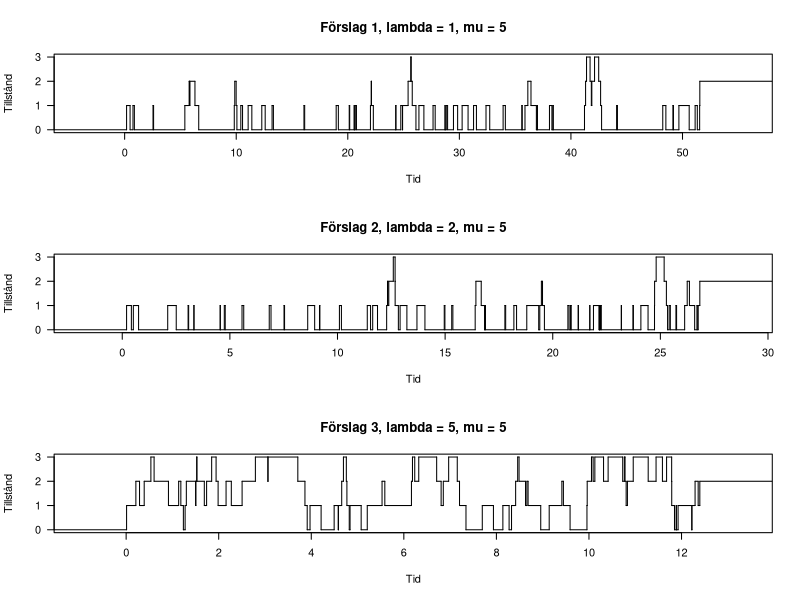

This chart was generated by the following R code:
## ---- chunk 1
# Denna funktion utgör ett skal för en födelse-dödsprocess med intensiteter
# lambda och mu.
# Funktionen returnerar en lista med tider för tillståndsbyten och tillstånd.
bd_process <- function(lambda, mu, initial_state = 0, steps = 100) {
    time_now <- 0
    state_now <- initial_state
    # Dessa vektorer ska byggas på i loopen nedan
    time <- 0
    state <- initial_state
    for (i in 1:steps) {

        # Om tillståndet är 3 så är lambda 0, intensiteten för födelse
        # om redan i 3, kan ej födelse ske
        if (state_now == 3) {
            lambda_now <- 0
        } else {
            lambda_now <- lambda
        }



        # Om tillståndet är 0 så är mu 0, intensiteten för dödsfall
        # om redan i 0, kan ej dödsfall ske
        if (state_now == 0) {
            mu_now <- 0
        } else {
            mu_now <- mu
        }



        time_to_transition <- rexp(1, lambda_now + mu_now) # ty tiden till nästa tillståndsbyte är exponentialfördelad med parametern lambda_now + mu_now



        # i en födelsedods-process har vi ett tal mellan 0-1 som vi generare slumpmässigt, se runif(1)
        # om det talet är mindre än lambda_now / (lambda_now + mu_now) så sker en födelse, annars en dödsfall enligt definitionen av födelsedödsprocessen
        if (runif(1) < lambda_now / (lambda_now + mu_now)) {
            state_now <- state_now + 1
        } else {
            state_now <- state_now - 1
        }


        time_now <- time_now + time_to_transition # time nu är tiden från starten
        time <- c(time, time_now) # time är en vektor som innehåller alla tider från starten
        state <- c(state, state_now) # state är en vektor som innehåller alla tillstånd från starten
    }
    # Returnera en lista med de två vektorerna tid och state
    list(time = time, state = state)
}
## ---- chunk 2
# Sätt slumptalsfröet för reproducerbarhet
set.seed(040911)



forslag1 <- bd_process(lambda = 1, mu = 5)
time1 <- forslag1$time
state1 <- forslag1$state

forslag2 <- bd_process(lambda = 2, mu = 5)
time2 <- forslag2$time
state2 <- forslag2$state


forslag3 <- bd_process(lambda = 5, mu = 5)
time3 <- forslag3$time
state3 <- forslag3$state


# Kombinera alla tre förslagen i en plot med tre subplots och reserverar en hel sida för dessa plottar när man knittar
# las = 2 betyder att y-axelns etiketter är horisontella
par(mfrow = c(3, 1))

plot(stepfun(time1[-1], state1), do.points = FALSE,
     xlab = "Tid", ylab = "Tillstånd", 
     main = "Förslag 1, lambda = 1, mu = 5",
     yaxt = "n")
axis(2, at = c(0, 1, 2, 3), las = 2)

plot(stepfun(time2[-1], state2), do.points = FALSE,
     xlab = "Tid", ylab = "Tillstånd", 
     main = "Förslag 2, lambda = 2, mu = 5",
     yaxt = "n")
axis(2, at = c(0, 1, 2, 3), las = 2)

plot(stepfun(time3[-1], state3), do.points = FALSE,
     xlab = "Tid", ylab = "Tillstånd", 
     main = "Förslag 3, lambda = 5, mu = 5",
     yaxt = "n")
axis(2, at = c(0, 1, 2, 3), las = 2)

## ---- chunk 3
# steps representerar antalet tillståndsbyten
forslag1_500 <- bd_process(lambda = 1, mu = 5, steps = 500)
forslag2_500 <- bd_process(lambda = 2, mu = 5, steps = 500)
forslag3_500 <- bd_process(lambda = 5, mu = 5, steps = 500)

# hämtar det sista elementet i tid-vektorn för intresserade av det totala tiden
# tail(time,1) där 1 är antalet element från slutet som ska hämtas
tid1 <- round(tail(forslag1_500$time, 1), 0)
tid2 <- round(tail(forslag2_500$time, 1), 0)
tid3 <- round(tail(forslag3_500$time, 1), 0)

# skapar en data.frame med de olika tiderna
bd_process_500 <- data.frame(
  Förslag = c("1", "2", "3"),
  Tid = c(tid1, tid2, tid3)
)

knitr::kable(bd_process_500, caption = "Tid för att systemet hade ändrat tillstånd 500 gånger")
## ---- chunk 4
proportion_in_state <- function(state, bdp) {

  # Beräkna tidsintervallerna mellan tillståndsbyten
  time_intervals <- diff(bdp$time)

  # Ignorera det sista elementet i state-vektorn för att inte räkna med tiden som spenderats i det sista tillståndet eftersom ingen tid spenderas här
  visited_states <- bdp$state[-length(bdp$state)]

  # Beräkna andelen tid i det givna tillståndet
  proportion <- sum(time_intervals[visited_states == state]) / sum(time_intervals)
  return(proportion)
}
## ---- chunk 5
# Generera simulerade data för 1000 tillståndsbyten för varje förslag
forslag1_1000 <- bd_process(lambda = 1, mu = 5, steps = 1000)
forslag2_1000 <- bd_process(lambda = 2, mu = 5, steps = 1000)
forslag3_1000 <- bd_process(lambda = 5, mu = 5, steps = 1000)

# Beräkna andelen tid i varje tillstånd för varje förslag
forslag1 <- c(proportion_in_state(0, forslag1_1000),
              proportion_in_state(1, forslag1_1000),
              proportion_in_state(2, forslag1_1000),
              proportion_in_state(3, forslag1_1000))
forslag2 <- c(proportion_in_state(0, forslag2_1000),
              proportion_in_state(1, forslag2_1000),
              proportion_in_state(2, forslag2_1000),
              proportion_in_state(3, forslag2_1000))
forslag3 <- c(proportion_in_state(0, forslag3_1000),
              proportion_in_state(1, forslag3_1000),
              proportion_in_state(2, forslag3_1000),
              proportion_in_state(3, forslag3_1000))

# Skapa en snygg data.frame med tydliga kolumnnamn och rundade värden
bd_process_1000 <- data.frame(
  State = c(0, 1, 2, 3),
  Förslag1 = round(forslag1, 3),
  Förslag2 = round(forslag2, 3),
  Förslag3 = round(forslag3, 3)
)

# Visa dataframen med knitr::kable
knitr::kable(bd_process_1000, caption = "Andel tid spenderad i varje tillstånd")
